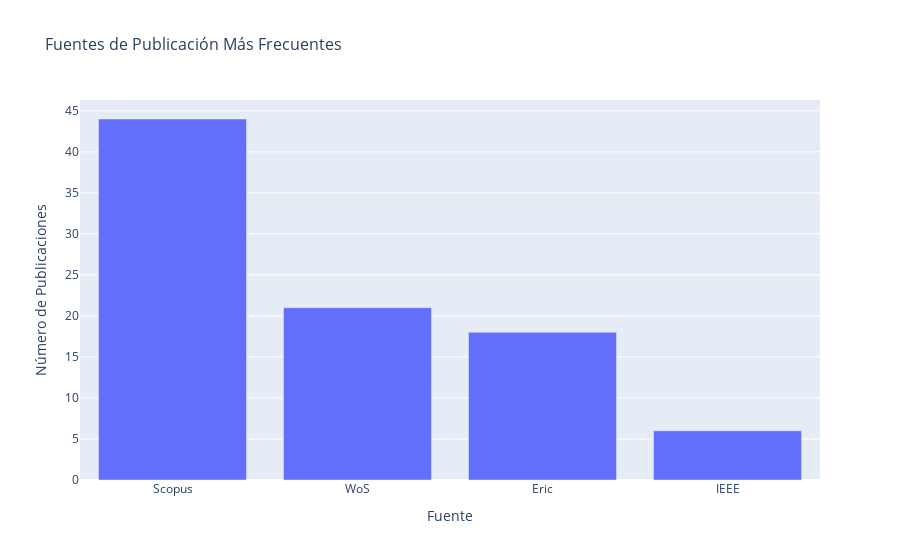

The cell this chart's notebook holds for it:
### Code cell
# Gráfico interactivo con Plotly
fig = px.bar(x=top_sources.index, y=top_sources.values,
              title='Fuentes de Publicación Más Frecuentes',
              labels={'x': 'Fuente', 'y': 'Número de Publicaciones'})

fig.update_layout(
    title_font_size=16,
    xaxis_title_font_size=14,
    yaxis_title_font_size=14
)

fig.show()

### Figure 1 — Plotly figure (JSON) as saved in the notebook; plotly's stock layout.template omitted (floating-point values rounded to 4 significant figures)
{"data": [{"hovertemplate": "Fuente=%{x}<br>Número de Publicaciones=%{y}<extra></extra>", "legendgroup": "", "marker": {"color": "#636efa", "pattern": {"shape": ""}}, "name": "", "orientation": "v", "showlegend": false, "textposition": "auto", "type": "bar", "x": ["Scopus", "WoS", "Eric", "IEEE"], "xaxis": "x", "y": [44, 21, 18, 6], "yaxis": "y"}], "layout": {"barmode": "relative", "legend": {"tracegroupgap": 0}, "title": {"font": {"size": 16}, "text": "Fuentes de Publicación Más Frecuentes"}, "xaxis": {"anchor": "y", "domain": [0, 1], "title": {"font": {"size": 14}, "text": "Fuente"}}, "yaxis": {"anchor": "x", "domain": [0, 1], "title": {"font": {"size": 14}, "text": "Número de Publicaciones"}}}}
